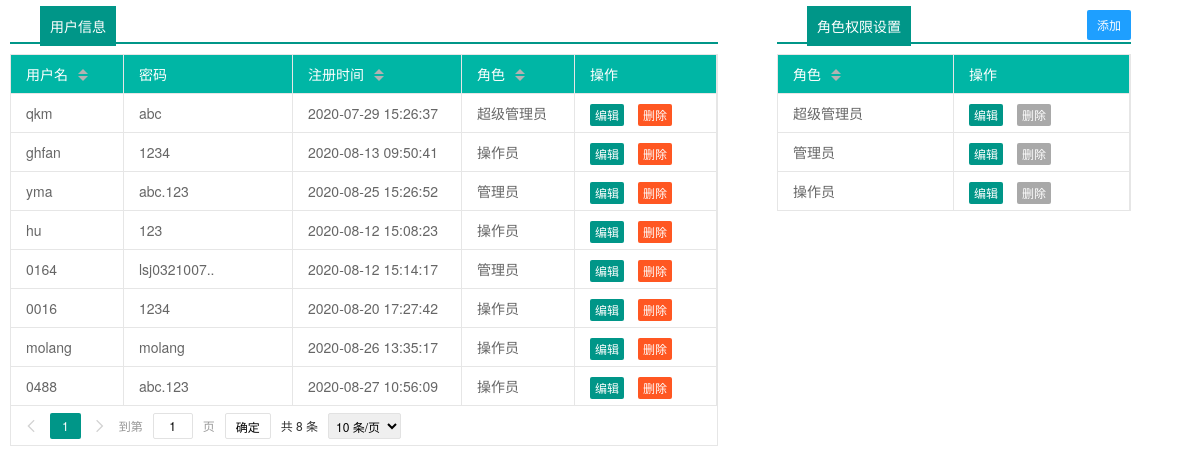
/code/LayuiStudy/backend/admin/permission.php, run on the app's committed database.
### tables this page shows
CREATE TABLE `role_msg` (
  `role_id` int(11) NOT NULL,
  `role` varchar(15) NOT NULL,
  `permission` varchar(15) NOT NULL,
  PRIMARY KEY (`role_id`)
);

### code/LayuiStudy/backend/admin/function.php (called while the page is built, shortened)
<?php
function db_connect($db)
{
    $conn = mysqli_connect($db['db_host'], $db['db_user'], $db['db_pass'],$db['db_name']);
    mysqli_set_charset($conn,'utf8');
    return $conn;
}
function findlogin($table,$db,$where){
    $conn = db_connect($db);
    $rows=[];
    $sql = 'SELECT * FROM '.$table.' WHERE '.$where.' ';
    $result = mysqli_query($conn,$sql);
    if ($result && mysqli_num_rows($result) >0) {
        $rows[]= mysqli_fetch_all($result,MYSQLI_ASSOC);
        }
        return $rows;
}
function find_ID_All($table,$db)
{
    $conn = db_connect($db);
    $sql  = 'SELECT * FROM ' . $table;
    $result = mysqli_query($conn,$sql);
    $rows=[];
    if ($result && mysqli_num_rows($result) >0) {
        $rows[]= mysqli_fetch_all($result,MYSQLI_ASSOC);
        }
    return $rows;
}

### code/LayuiStudy/backend/admin/permission.php (the view, shortened to what this page needs)
<?php
require  'function.php';
?>
<!DOCTYPE html>
<html>
<head>
  <link rel="stylesheet" type="text/css" href="layui/css/layui.css">
</head>
<body style="padding: 10px;" >
<div style="width: 60%;float: left;">
<div class="header" >
  <span>用户信息</span>
</div>
<table id="tab1" class="layui-table" lay-data="{page:true ,toolbar:false ,groups: 2}"  >
    <tbody>
      <?php
        $result0 =find_ID_All('tb_login',$db);
        $arrlength0=count($result0[0]);
        foreach($result0 as $rows0){
          for($i=0; $i<=$arrlength0-1; $i++){
            $getRole0=findlogin('role_msg',$db,'role_id="'.$rows0[$i]['role_id'].'"');
      ?>
        <tr>
          <td lay-data="{field:'name'}"><?php echo $rows0[$i]['name'];?></td>
          <td lay-data="{field:'password'}"><?php echo $rows0[$i]['password'];?></td>
          <td lay-data="{field:'register_date'}"><?php echo $rows0[$i]['register_date'];?></td>
          <td name="role" lay-data="{field:'role'}"><?php echo $getRole0[0][0]['role'];?></td>
          <td>
          <button class="layui-btn layui-btn-xs"  onclick="edit1(<?php echo $rows0[$i]['id'];?>)">编辑</button>
          <button class="layui-btn layui-btn-danger layui-btn-xs"  onclick="del1(<?php echo $rows0[$i]['id'];?>)">删除</button>
          </td>
        </tr>
      <?php
          }
        }
      ?>
    </tbody>
</table>
</div>
<div style="width: 30%;float: right;margin-right: 5%" >
<div class="header">
  <span>角色权限设置</span>
      <button type="button" class="layui-btn layui-btn-sm layui-btn-normal" onclick="">添加</button>
</div>
<table id="tab2" class="layui-table" lay-data="{page:false ,toolbar:false ,groups: 2}">
    <tbody>
      <?php
        $result =find_ID_All('role_msg',$db);
        $arrlength=count($result[0]);
        foreach($result as $rows){
          for($i=0; $i<=$arrlength-1; $i++){
            $getRole=findlogin('role_msg',$db,'role_id="'.$rows[$i]['role_id'].'"');
      ?>
        <tr>
          <td name="role" lay-data="{field:'role'}"><?php echo $rows[$i]['role'];?></td>
          <td>
          <button class="layui-btn layui-btn-xs"  onclick="edit2(<?php echo $rows[$i]['role_id'];?>)">编辑</button>
          <button class="layui-btn layui-btn-danger layui-btn-xs" style="background: #A9A9A9" >删除</button>
          </td>
        </tr>
      <?php
          }
        }
      ?>
    </tbody>
</table>
</div>
</body>
</html>

### code/LayuiStudy/backend/admin/layui/css/layui.css (style rules this page uses)
.layui-btn,.layui-edge,.layui-inline,img { vertical-align:middle }
.layui-btn,.layui-disabled,.layui-icon,.layui-unselect { -moz-user-select:none;-webkit-user-select:none;-ms-user-select:none }
blockquote,body,button,dd,div,dl,dt,form,h1,h2,h3,h4,h5,h6,input,li,ol,p,pre,td,textarea,th,ul { margin:0;padding:0;-webkit-tap-highlight-color:rgba(0,0,0,0) }
table { border-collapse:collapse;border-spacing:0 }
button,input,optgroup,option,select,textarea { font-family:inherit;font-size:inherit;font-style:inherit;font-weight:inherit;outline:0 }
body { line-height:24px;font:14px Helvetica Neue,Helvetica,PingFang SC,Tahoma,Arial,sans-serif }
.layui-border-box,.layui-border-box * { box-sizing:border-box }
.layui-btn,.layui-input,.layui-select,.layui-textarea,.layui-upload-button { outline:0;-webkit-appearance:none;transition:all .3s;-webkit-transition:all .3s;box-sizing:border-box }
.layui-btn { display:inline-block;height:38px;line-height:38px;padding:0 18px;background-color:#009688;color:#fff;white-space:nowrap;text-align:center;font-size:14px;border:none;border-radius:2px;cursor:pointer }
.layui-btn+.layui-btn { margin-left:10px }
.layui-btn-normal { background-color:#1E9FFF }
.layui-btn-danger { background-color:#FF5722 }
.layui-btn-sm { height:30px;line-height:30px;padding:0 10px;font-size:12px }
.layui-btn-xs { height:22px;line-height:22px;padding:0 5px;font-size:12px }
.layui-table,.layui-table-view { margin:10px 0 }
.layui-table { width:100%;background-color:#fff;color:#666 }
.layui-table tr { transition:all .3s;-webkit-transition:all .3s }
.layui-table td,.layui-table th,.layui-table-col-set,.layui-table-fixed-r,.layui-table-grid-down,.layui-table-header,.layui-table-page,.layui-table-tips-main,.layui-table-tool,.layui-table-total,.layui-table-view,.layui-table[lay-skin=line],.layui-table[lay-skin=row] { border-width:1px;border-style:solid;border-color:#e6e6e6 }
.layui-table td,.layui-table th { position:relative;padding:9px 15px;min-height:20px;line-height:20px;font-size:14px }
.layui-table[lay-data] { display:none }

### code/LayuiStudy/backend/admin/permission.php (style rules this page uses)
.header span { background: #009688;color: #fff;padding: 10px;margin-left: 30px;line-height: 32px; }
.header button { float: right; }
.header { border-bottom: 2px #009688 solid; }

### data on the page
role_msg: role "超级管理员"
role_msg: role "管理员"
role_msg: role "操作员"

### other printed values
$rows0[$i]['name'] "qkm"
$rows0[$i]['password'] "abc"
$rows0[$i]['register_date'] "2020-07-29 15:26:37"
$getRole0[0][0]['role'] "超级管理员"
$rows0[$i]['name'] "ghfan"
$rows0[$i]['password'] "1234"
$rows0[$i]['register_date'] "2020-08-13 09:50:41"
$getRole0[0][0]['role'] "操作员"
$rows0[$i]['name'] "yma"
$rows0[$i]['password'] "abc.123"
$rows0[$i]['register_date'] "2020-08-25 15:26:52"
$getRole0[0][0]['role'] "管理员"
$rows0[$i]['name'] "hu"
$rows0[$i]['password'] "123"
$rows0[$i]['register_date'] "2020-08-12 15:08:23"
